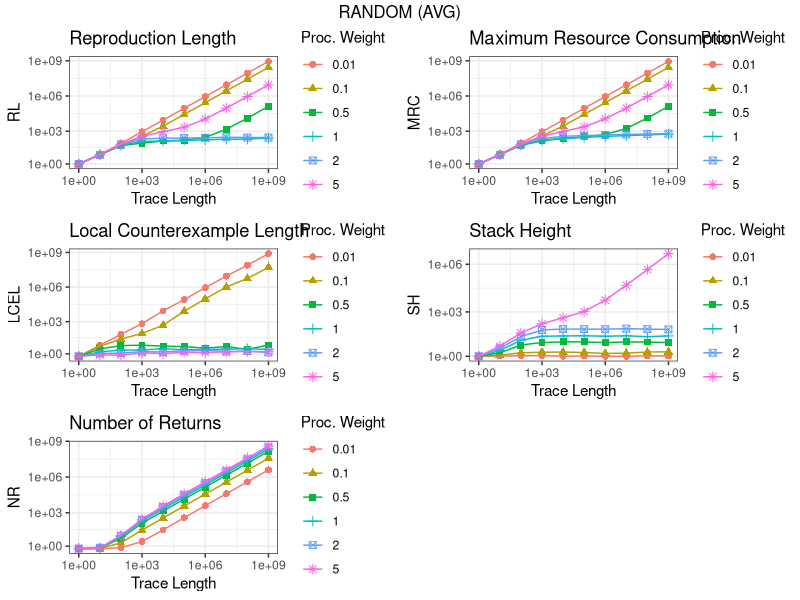
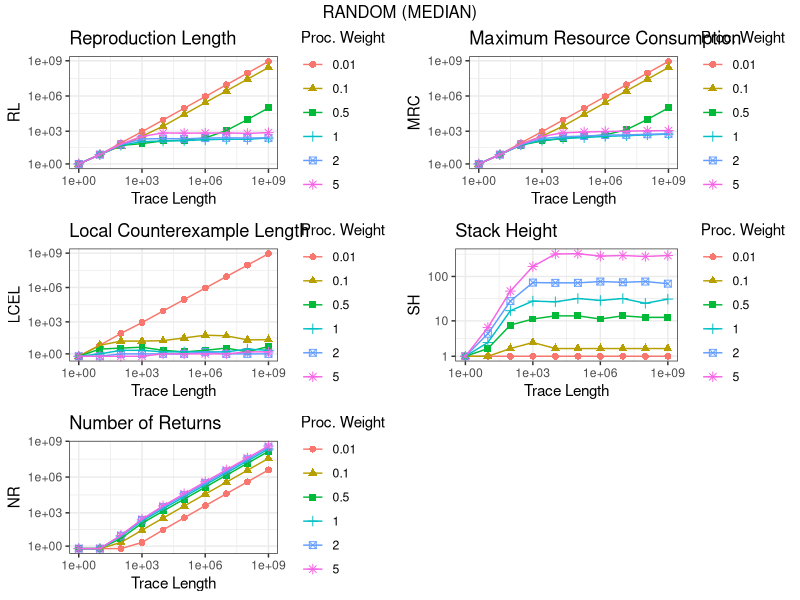
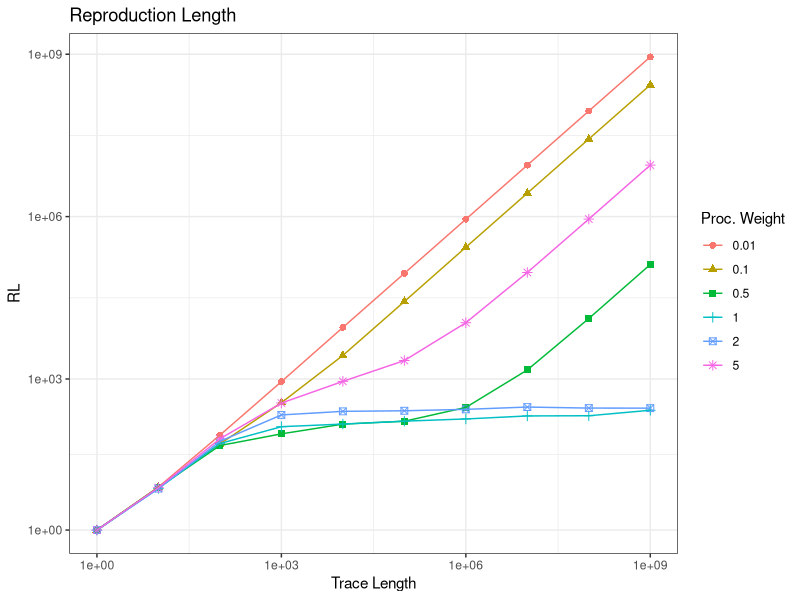
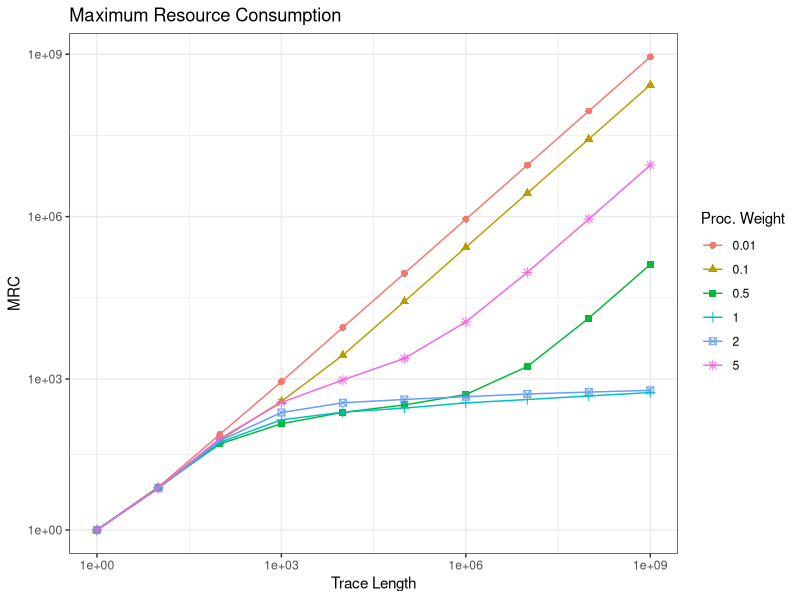
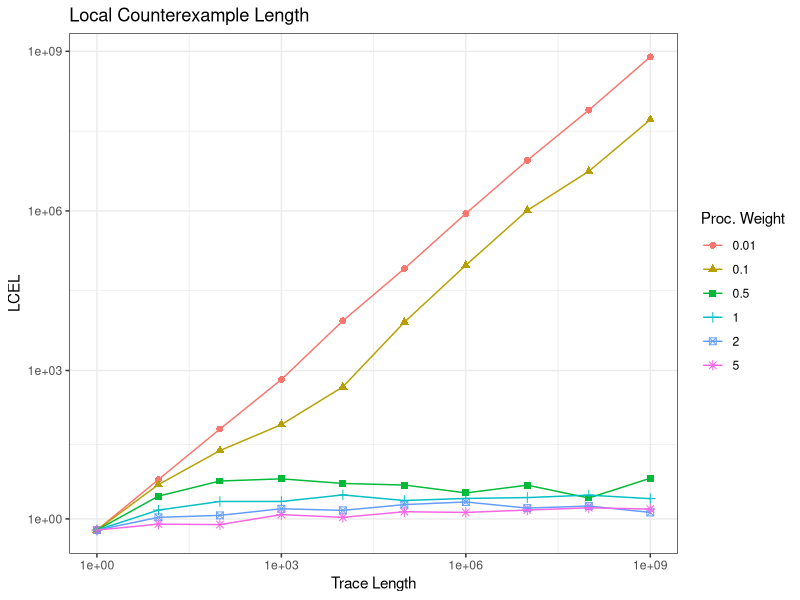
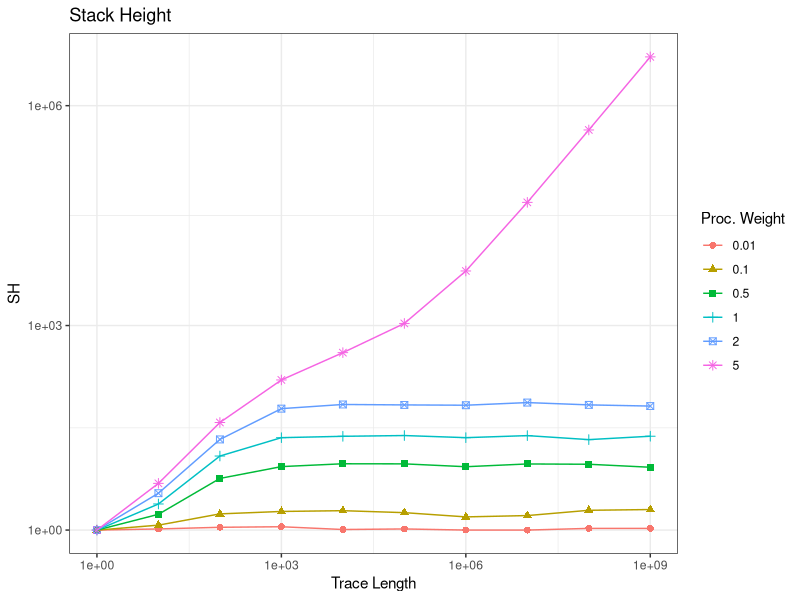
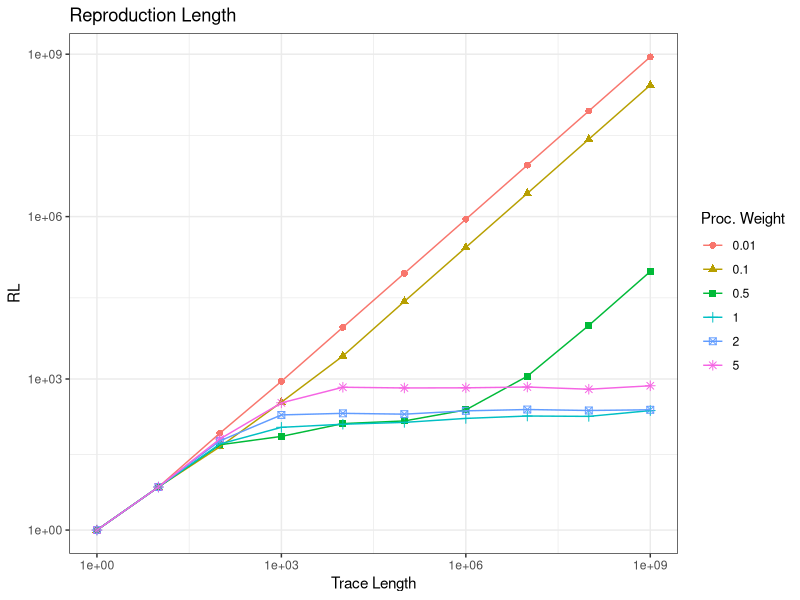
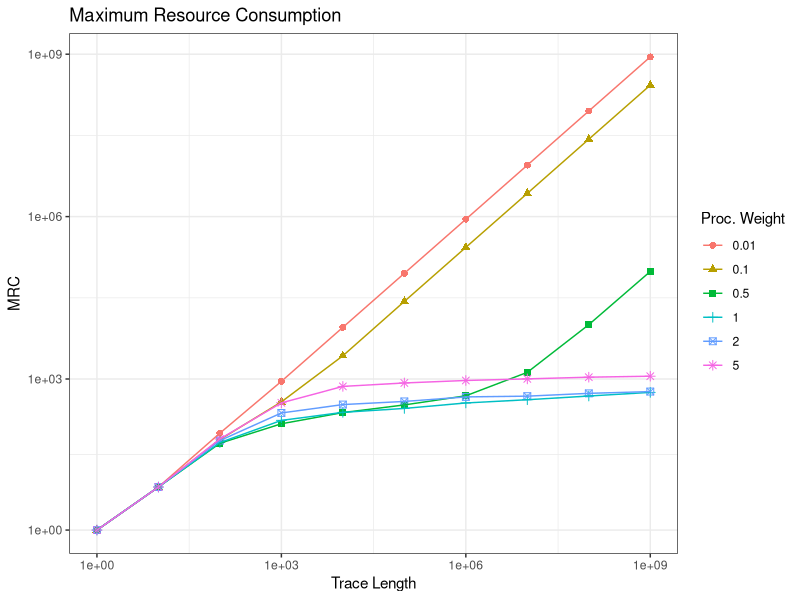

These figures' R source, in order:
library("ggplot2")
library("gridExtra")

configurePlot <- function(plot, brks = 10**seq(0, 12, by=3)) {
  result = plot
  result = result + geom_point(aes(shape=procWeight, col=procWeight), size=2)
  result = result + geom_line(aes(col=procWeight))
  #result = result +
  #  labs(
  #    title = NULL,
  #    subtitle = NULL,
  #    y = "Number of Queries",
  #    x = "Counterexample Length",
  #    caption = NULL
  #  )
  #result = result + scale_x_continuous(breaks=seq(0, 500, 25))
  result = result + scale_x_continuous(trans='log10', breaks=10**seq(0, 12, by=3))
  #result = result + scale_y_continuous(trans='log10') #+ annotation_logticks(sides = "lr")
  result = result + scale_y_continuous(trans='pseudo_log', breaks=brks) #+ annotation_logticks(sides = "lr")
  result = result + theme_bw()
  result = result + scale_shape_discrete(name="Proc. Weight") + scale_color_discrete(name="Proc. Weight")
  return(result)
}

plotNway <- function(meanData, title, shBrks=10**seq(0, 12, by=3)) {
  gg1 = ggplot(meanData, aes(x = totalSymbols, y = reproductionLength))
  gg1 = configurePlot(gg1)
  gg1 = gg1 + labs(x = "Trace Length", y = "RL", title="Reproduction Length")

  gg2 = ggplot(meanData, aes(x = totalSymbols, y = maximumResourceConsumption))
  gg2 = configurePlot(gg2)
  gg2 = gg2 + labs(x = "Trace Length", y = "MRC", title="Maximum Resource Consumption")

  gg3 = ggplot(meanData, aes(x = totalSymbols, y = localCELength))
  gg3 = configurePlot(gg3)
  gg3 = gg3 + labs(x = "Trace Length", y = "LCEL", title="Local Counterexample Length")

  gg4 = ggplot(meanData, aes(x = totalSymbols, y = stackHeight))
  gg4 = configurePlot(gg4, shBrks)
  gg4 = gg4 + labs(x = "Trace Length", y = "SH", title="Stack Height")

  gg5 = ggplot(meanData, aes(x = totalSymbols, y = numReturns))
  gg5 = configurePlot(gg5)
  gg5 = gg5 + labs(x = "Trace Length", y = "NR", title="Number of Returns")

  grid.arrange(gg1, gg2, gg3, gg4, gg5, ncol=2, nrow=3, top=title)
}

plotSingle <- function(data, suffix, shBrks=10**seq(0, 12, by=3)) {
  
  pdf(paste("rl", suffix, ".pdf", sep=""), width=myWidth, height=myHeight)
  gg = ggplot(data, aes(x = totalSymbols, y = reproductionLength))
  gg = configurePlot(gg)
  gg = gg + labs(x = "Trace Length", y = "RL", title="Reproduction Length")
  plot(gg)
  dev.off()
  
  pdf(paste("mrc", suffix, ".pdf", sep=""), width=myWidth, height=myHeight)
  gg = ggplot(data, aes(x = totalSymbols, y = maximumResourceConsumption))
  gg = configurePlot(gg)
  gg = gg + labs(x = "Trace Length", y = "MRC", title="Maximum Resource Consumption")
  plot(gg)
  dev.off()
  
  pdf(paste("lcel", suffix, ".pdf", sep=""), width=myWidth, height=myHeight)
  gg = ggplot(data, aes(x = totalSymbols, y = localCELength))
  gg = configurePlot(gg)
  gg = gg + labs(x = "Trace Length", y = "LCEL", title="Local Counterexample Length")
  plot(gg)
  dev.off()
  
  pdf(paste("sh", suffix, ".pdf", sep=""), width=myWidth, height=myHeight)
  gg = ggplot(data, aes(x = totalSymbols, y = stackHeight))
  gg = configurePlot(gg, shBrks)
  gg = gg + labs(x = "Trace Length", y = "SH", title="Stack Height")
  plot(gg)
  dev.off()
}

randomCSV = read.csv("./output.csv", strip.white = TRUE)
randomMeanData = aggregate(. ~ procWeight + totalSymbols, randomCSV, mean)
randomMedianData = aggregate(. ~ procWeight + totalSymbols, randomCSV, median)

randomMeanData$procWeight = factor(randomMeanData$procWeight)
randomMedianData$procWeight = factor(randomMedianData$procWeight)

# joined
myWidth = 10
myHeight = 7


pdf("random_avg.pdf", width=myWidth, height=myHeight)
plotNway(randomMeanData, "RANDOM (AVG)")
dev.off()

pdf("random_med.pdf", width=myWidth, height=myHeight)
plotNway(randomMedianData, "RANDOM (MEDIAN)", 10**seq(0, 3, by=1))
dev.off()


# single
myWidth = 6
myHeight = 3

plotSingle(randomMeanData, "_avg")
plotSingle(randomMedianData, "_med", 10**seq(0, 3, by=1))

